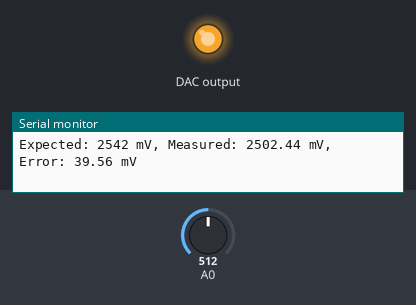
The sketch below on a simulated Arduino Uno, built with avr-gcc and run on an emulated ATmega328P. On the bench: output pins drawn as LEDs (lit = HIGH), the last lines printed to the serial monitor. Wiring (inferred from the names in the program): MCP4725 DAC at I2C address 0x60. The inputs (shaded band) are chosen by the test bench; at power-on: A0 = 512. Random numbers use the default seed unless the sketch sets one.

Above: at 1.2 s.
1.3 s: A0 set to 122
At 1.55 s:
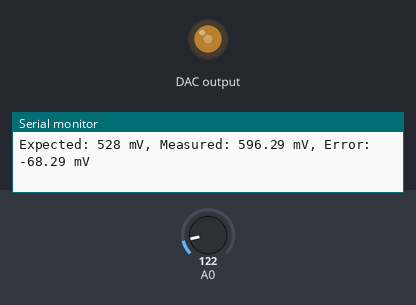
4.3 s: A0 set to 0
At 4.47 s:
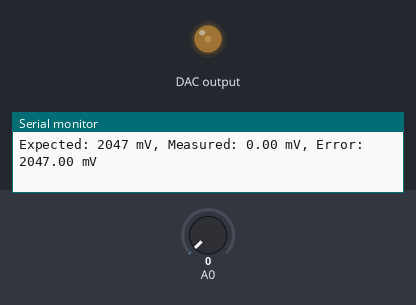
Timing chart, 0 to 41.2 s (numbered marks = the images above; inputs shaded):
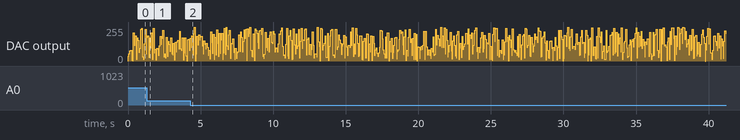

The sketch:

io.ino
```cpp
#include <Wire.h>


#define MCP4725_ADDR 0x60


// Function to set voltage on MCP4725
void setVoltage(int voltage) {
 Wire.beginTransmission(MCP4725_ADDR);
 Wire.write(64); // Control byte to update the DAC
 Wire.write((voltage >> 4) & 0xFF); // Upper data bits
 Wire.write((voltage & 0x0F) << 4); // Lower data bits
 Wire.endTransmission();
}


void setup() {
 Serial.begin(9600);
 Wire.begin();
 pinMode(A0, INPUT);
 randomSeed(analogRead(0)); // Initialize random number generator
}


void loop() {
 int randomValue = random(0, 4096); // Generate a random value for the DAC
 setVoltage(randomValue); // Set DAC voltage
 delayMicroseconds(1000); // Wait 1 millisecond
  int expectedVoltage = map(randomValue, 0, 4095, 0, 5000); // Expected mV (assuming 5V reference)
 int sensorValue = analogRead(A0);
 float measuredVoltage = sensorValue * (5000.0 / 1023.0); // Measured mV
  // Calculate error in millivolts
 float error = expectedVoltage - measuredVoltage;
  // Print error
 Serial.print("Expected: ");
 Serial.print(expectedVoltage);
 Serial.print(" mV, Measured: ");
 Serial.print(measuredVoltage);
 Serial.print(" mV, Error: ");
 Serial.print(error);
 Serial.println(" mV");
  delayMicroseconds(1000 - (micros() % 1000)); // Adjust timing if needed
}
```
